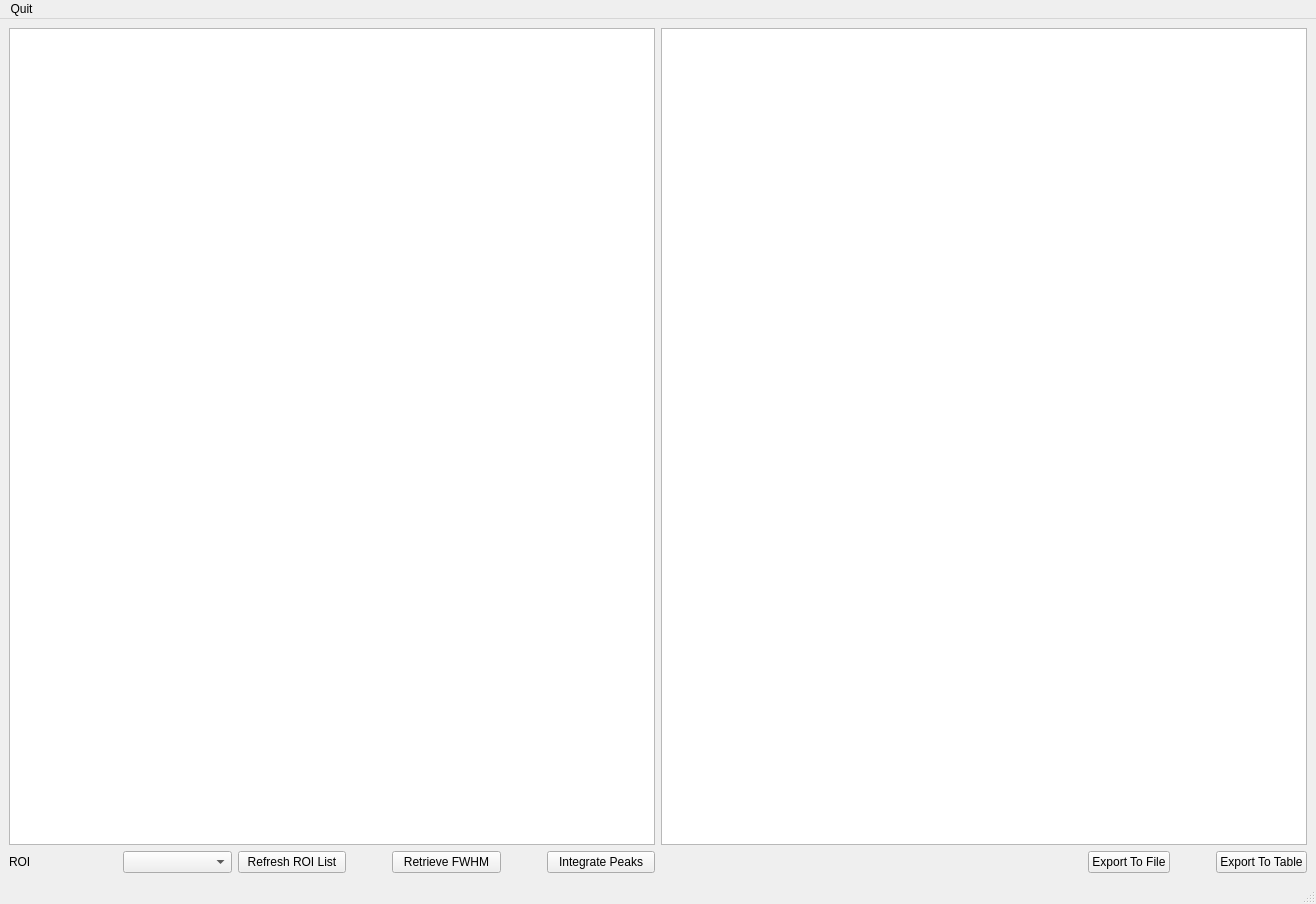
<?xml version="1.0" encoding="UTF-8"?>
<ui version="4.0">
 <class>MainWindow</class>
 <widget class="QMainWindow" name="MainWindow">
  <property name="geometry">
   <rect>
    <x>0</x>
    <y>0</y>
    <width>1316</width>
    <height>904</height>
   </rect>
  </property>
  <property name="windowTitle">
   <string>MainWindow</string>
  </property>
  <widget class="QWidget" name="centralwidget">
   <layout class="QGridLayout" name="gridLayout">
    <item row="1" column="1">
     <layout class="QHBoxLayout" name="horizontalLayout">
      <item>
       <spacer name="horizontalSpacer_2">
        <property name="orientation">
         <enum>Qt::Horizontal</enum>
        </property>
        <property name="sizeHint" stdset="0">
         <size>
          <width>40</width>
          <height>20</height>
         </size>
        </property>
       </spacer>
      </item>
      <item>
       <widget class="QPushButton" name="pushButton_exportIntensityToFile">
        <property name="text">
         <string>Export To File</string>
        </property>
       </widget>
      </item>
      <item>
       <spacer name="horizontalSpacer">
        <property name="orientation">
         <enum>Qt::Horizontal</enum>
        </property>
        <property name="sizeType">
         <enum>QSizePolicy::Preferred</enum>
        </property>
        <property name="sizeHint" stdset="0">
         <size>
          <width>40</width>
          <height>20</height>
         </size>
        </property>
       </spacer>
      </item>
      <item>
       <widget class="QPushButton" name="pushButton_exportIntensityToTable">
        <property name="text">
         <string>Export To Table</string>
        </property>
       </widget>
      </item>
     </layout>
    </item>
    <item row="0" column="1">
     <widget class="QGraphicsView" name="graphicsView_integration1DView"/>
    </item>
    <item row="0" column="0">
     <widget class="QTableView" name="tableView_summary"/>
    </item>
    <item row="1" column="0">
     <layout class="QHBoxLayout" name="horizontalLayout_2">
      <item>
       <widget class="QLabel" name="label">
        <property name="text">
         <string>ROI</string>
        </property>
       </widget>
      </item>
      <item>
       <widget class="QComboBox" name="comboBox_roiList"/>
      </item>
      <item>
       <widget class="QPushButton" name="pushButton_refreshROI">
        <property name="text">
         <string>Refresh ROI List</string>
        </property>
       </widget>
      </item>
      <item>
       <spacer name="horizontalSpacer_3">
        <property name="orientation">
         <enum>Qt::Horizontal</enum>
        </property>
        <property name="sizeType">
         <enum>QSizePolicy::Preferred</enum>
        </property>
        <property name="sizeHint" stdset="0">
         <size>
          <width>40</width>
          <height>20</height>
         </size>
        </property>
       </spacer>
      </item>
      <item>
       <widget class="QPushButton" name="pushButton_retrieveFWHM">
        <property name="text">
         <string>Retrieve FWHM</string>
        </property>
       </widget>
      </item>
      <item>
       <spacer name="horizontalSpacer_4">
        <property name="orientation">
         <enum>Qt::Horizontal</enum>
        </property>
        <property name="sizeType">
         <enum>QSizePolicy::Preferred</enum>
        </property>
        <property name="sizeHint" stdset="0">
         <size>
          <width>40</width>
          <height>20</height>
         </size>
        </property>
       </spacer>
      </item>
      <item>
       <widget class="QPushButton" name="pushButton_integratePeaks">
        <property name="text">
         <string>Integrate Peaks</string>
        </property>
       </widget>
      </item>
     </layout>
    </item>
   </layout>
  </widget>
  <widget class="QMenuBar" name="menubar">
   <property name="geometry">
    <rect>
     <x>0</x>
     <y>0</y>
     <width>1316</width>
     <height>25</height>
    </rect>
   </property>
   <widget class="QMenu" name="menuQuit">
    <property name="title">
     <string>Quit</string>
    </property>
   </widget>
   <addaction name="menuQuit"/>
  </widget>
  <widget class="QStatusBar" name="statusbar"/>
 </widget>
 <resources/>
 <connections/>
</ui>
